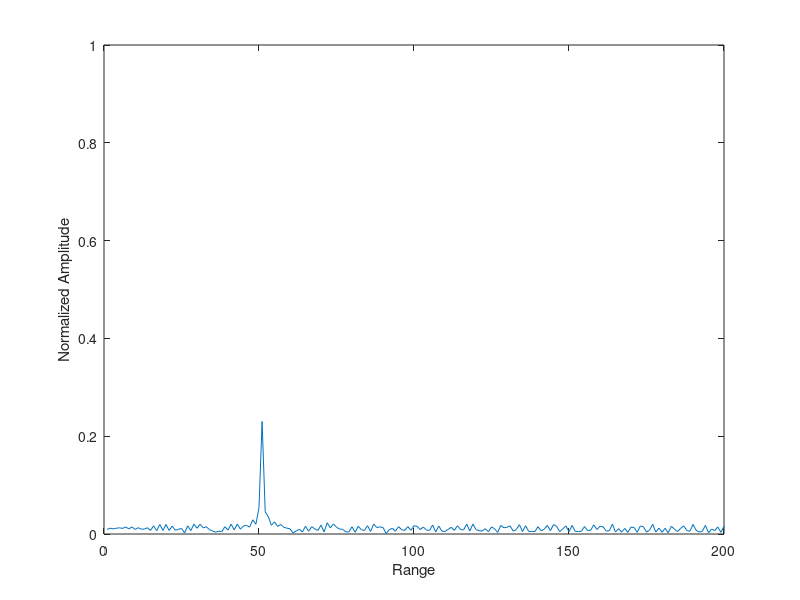
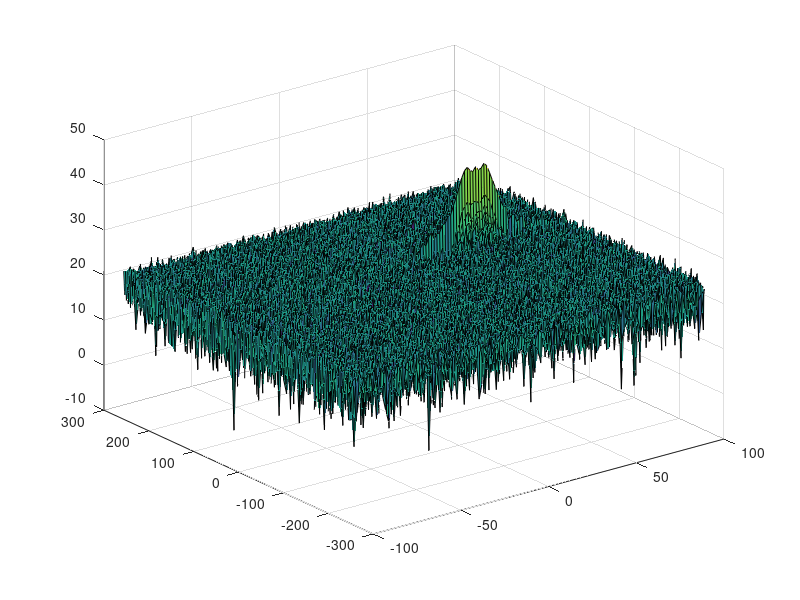
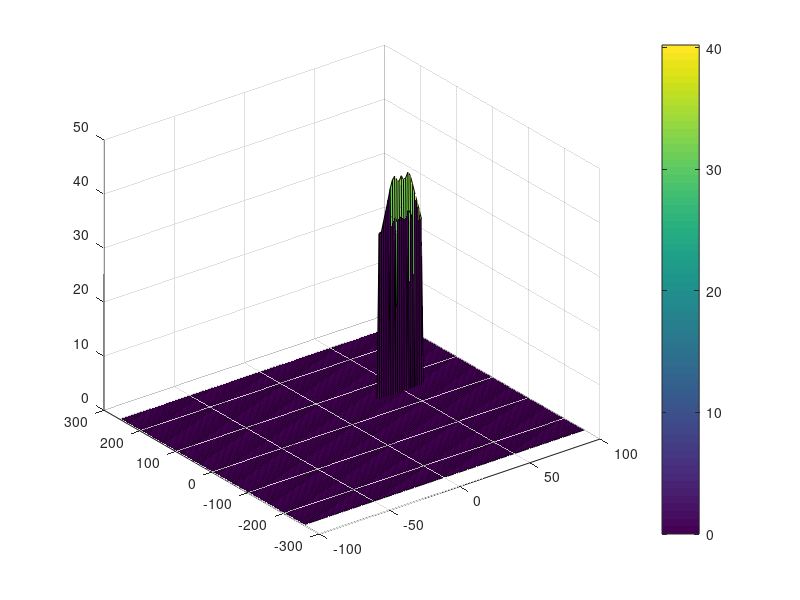

Source code (MATLAB) for these figures, in order:
clear all
clc;

%% Radar Specifications 
%%%%%%%%%%%%%%%%%%%%%%%%%%%
% Frequency of operation = 77GHz
% Max Range = 200m
% Range Resolution = 1 m
% Max Velocity = 100 m/s
%%%%%%%%%%%%%%%%%%%%%%%%%%%

%speed of light = 3e8
%% User Defined Range and Velocity of target
% *%TODO* :
% define the target's initial position and velocity. Note : Velocity
% remains contant
targetPosition = 50;
targetVelocity = 50;



%% FMCW Waveform Generation

% *%TODO* :
% Design the FMCW waveform by giving the specs of each of its parameters.
% Calculate the Bandwidth (B), Chirp Time (Tchirp) and Slope (slope) of the FMCW
% chirp using the requirements above.

sweepBandwidth = 3e8/2/1; % 1.5e9 Hz = 1.5 GHz
Tchirp = 5.5*2*200/3e8; % 7.33e-6 s
Slope = sweepBandwidth/Tchirp; % 2.05e14

%Operating carrier frequency of Radar 
fc= 77e9;             %carrier freq

                                                          
%The number of chirps in one sequence. Its ideal to have 2^ value for the ease of running the FFT
%for Doppler Estimation. 
Nd=128;                   % #of doppler cells OR #of sent periods % number of chirps

%The number of samples on each chirp. 
Nr=1024;                  %for length of time OR # of range cells

% Timestamp for running the displacement scenario for every sample on each
% chirp
t=linspace(0,Nd*Tchirp,Nr*Nd); %total time for samples


%Creating the vectors for Tx, Rx and Mix based on the total samples input.
Tx=zeros(1,length(t)); %transmitted signal
Rx=zeros(1,length(t)); %received signal
Mix = zeros(1,length(t)); %beat signal

%Similar vectors for range_covered and time delay.
r_t=zeros(1,length(t));
td=zeros(1,length(t));


%% Signal generation and Moving Target simulation
% Running the radar scenario over the time. 

for i=1:length(t)         
    
    
    % *%TODO* :
    %For each time stamp update the Range of the Target for constant velocity. 
    r_t(i) = t(i) * targetVelocity + targetPosition;
    td(i) = (2*r_t(i)) / 3e8; % time delay
    % *%TODO* :
    %For each time sample we need update the transmitted and
    %received signal. 
    Tx(i) = cos(2*pi*(fc*(t(i)) + (0.5*Slope*t(i)^2)));
    Rx(i) = cos(2*pi*(fc*(t(i)-td(i)) + (0.5*Slope*(t(i)-td(i))^2))); 
    
    % *%TODO* :
    %Now by mixing the Transmit and Receive generate the beat signal
    %This is done by element wise matrix multiplication of Transmit and
    %Receiver Signal
    Mix(i) = Tx(i).*Rx(i); 
    
end

%% RANGE MEASUREMENT


 % *%TODO* :
%reshape the vector into Nr*Nd array. Nr and Nd here would also define the size of
%Range and Doppler FFT respectively.
Mix = reshape(Mix,[Nr,Nd]);     %t=linspace(0,Nd*Tchirp,Nr*Nd); 

 % *%TODO* :
%run the FFT on the beat signal along the range bins dimension (Nr) and
%normalize.
fft1D = fft(Mix); 
norFft1D = fft1D/Nr;

 % *%TODO* :
% Take the absolute value of FFT output
norFft1D = abs(norFft1D);

 % *%TODO* :
% Output of FFT is double sided signal, but we are interested in only one side of the spectrum.
% Hence we throw out half of the samples.
finalFft1D = norFft1D(1:Nr/2+1);


%plotting the range
figure ('Name','Range from First FFT')
% subplot(2,1,1)

 % *%TODO* :
 % plot FFT output 

plot(finalFft1D)
axis ([0 200 0 1]);
ylabel('Normalized Amplitude')
xlabel('Range');


%% RANGE DOPPLER RESPONSE
% The 2D FFT implementation is already provided here. This will run a 2DFFT
% on the mixed signal (beat signal) output and generate a range doppler
% map.You will implement CFAR on the generated RDM


% Range Doppler Map Generation.

% The output of the 2D FFT is an image that has reponse in the range and
% doppler FFT bins. So, it is important to convert the axis from bin sizes
% to range and doppler based on their Max values.

Mix=reshape(Mix,[Nr,Nd]);

% 2D FFT using the FFT size for both dimensions.
sig_fft2 = fft2(Mix,Nr,Nd);
test = sig_fft2;

% Taking just one side of signal from Range dimension.
sig_fft2 = sig_fft2(1:Nr/2,1:Nd);
sig_fft2 = fftshift (sig_fft2);
RDM = abs(sig_fft2);
RDM = 10*log10(RDM) ;

%use the surf function to plot the output of 2DFFT and to show axis in both
%dimensions
doppler_axis = linspace(-100,100,Nd);
range_axis = linspace(-200,200,Nr/2)*((Nr/2)/400);
figure,surf(doppler_axis,range_axis,RDM);

%% CFAR implementation

%Slide Window through the complete Range Doppler Map

% *%TODO* :
%Select the number of Training Cells in both the dimensions.
Tr = 10;
Td = 8;

% *%TODO* :
%Select the number of Guard Cells in both dimensions around the Cell under 
%test (CUT) for accurate estimation
Gr = 4;
Gd = 4;

% *%TODO* :
% offset the threshold by SNR value in dB
offset = 1.5;


% *%TODO* :
%Create a vector to store noise_level for each iteration on training cells
[rRow, vCol] = size(RDM);
noise_level = zeros(rRow-2*(Tr+Gr), vCol-2*(Td+Gd));
[nRow, nCol] = size(noise_level);
CFAR = zeros(size(RDM));

% *%TODO* :
%design a loop such that it slides the CUT across range doppler map by
%giving margins at the edges for Training and Guard Cells.
%For every iteration sum the signal level within all the training
%cells. To sum convert the value from logarithmic to linear using db2pow
%function. Average the summed values for all of the training
%cells used. After averaging convert it back to logarithimic using pow2db.
%Further add the offset to it to determine the threshold. Next, compare the
%signal under CUT with this threshold. If the CUT level > threshold assign
%it a value of 1, else equate it to 0.


   % Use RDM[x,y] as the matrix from the output of 2D FFT for implementing
   % CFAR
window = ones(2*Tr+2*Gr+1,2*Td+2*Gd+1);
window(Tr+1:Tr+2*Gr+1,Td+1:Td+2*Gd+1) = 0;
window = window/((2*Tr+2*Gr+1)*(2*Td+2*Gd+1) - (2*Gr+1)*(2*Gd+1));


for i = 1:nRow
    for j = 1:nCol
        rowInRDM = i+Tr+Gr;
        colInRDM = j+Td+Gd;
        sliceRDM = RDM(rowInRDM-Tr-Gr:rowInRDM+Tr+Gr,colInRDM-Td-Gd:colInRDM+Td+Gd);
        noise_level(i,j) = pow2db(sum(sum(db2pow(window.*sliceRDM))))+ offset;

% *%TODO* :
% The process above will generate a thresholded block, which is smaller 
%than the Range Doppler Map as the CUT cannot be located at the edges of
%matrix. Hence,few cells will not be thresholded. To keep the map size same
% set those values to 0. 

    end
end

noise_level = padarray(noise_level,[Tr+Gr,Td+Gd],1e5,'both');
CFAR = RDM.*(RDM>noise_level);

% *%TODO* :
%display the CFAR output using the Surf function like we did for Range
%Doppler Response output.
figure('Name','CA-CFAR Filtered RDM')
surf(doppler_axis,range_axis,CFAR);
colorbar;


 
 